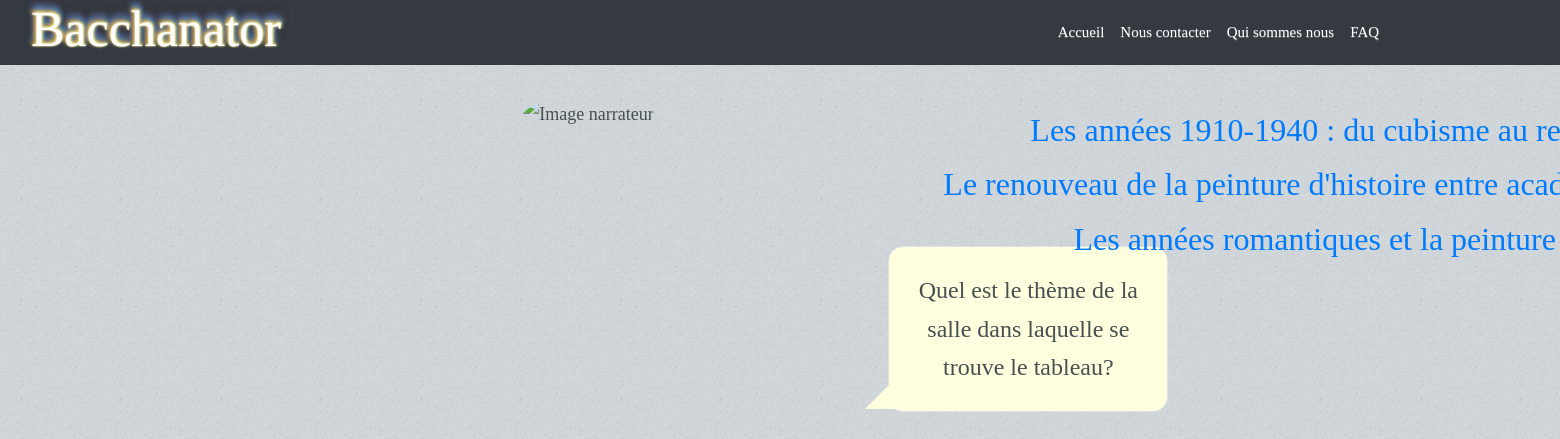
Screenshot of /jouer/ with the database file from the repository.
### blog/models.py (models this page shows, shortened)
class Question(models.Model):
    cleQuestion = models.IntegerField(primary_key = True)
    descriptionQuestion = models.CharField(max_length=200)
    inclu = models.IntegerField()
    reponses = models.ManyToManyField(Reponse, through='Associer')
    tags = models.ManyToManyField(Tag, through='Concerner')

class Associer(models.Model):
    reponse = models.ForeignKey(Reponse, on_delete=models.CASCADE)
    question = models.ForeignKey(Question, on_delete=models.CASCADE)
    tag = models.CharField(max_length=80, blank=True)
    no_tag = models.CharField(max_length=80, blank=True)

class Reponse(models.Model):
    cleReponse = models.IntegerField(primary_key=True)
    descriptionReponse = models.CharField(max_length= 200)

### blog/views.py (the view)
# urls.py: path('jouer/', views.jouer, name='play_button'),
def jouer(request):
    question = None
    associee = None
    if request.method == 'POST':
        form = AnswerForm(request.POST)
        print(form)
        if form.is_valid():
            tag = form.cleaned_data['tag']
            print( "tag = " + tag)
            no_tag = form.cleaned_data['no_tag']
            print(no_tag)
            question_asked = form.cleaned_data['question_asked']
            print("questions_asked = " + question_asked)
            question_asked = form.cleaned_data['question_asked']
            tags = request.session['tags']
            no_tags = request.session['no_tags']
            questions_asked = request.session['questions_asked']
            cletag = 0
            if tag!="":
                cletag =  Tag.objects.all().filter(tag = tag).values_list()[0][0]
                tags = tags + "," + str(cletag)
            else:
                cletag =  Tag.objects.all().filter(tag = no_tag).values_list()[0][0]
                no_tags = no_tags + "," + str(cletag)
            print(cletag)
            print("tags = " + tags)
            print(no_tags)
            print(questions_asked)
            if question_asked!="":
                questions_asked = questions_asked + "," +  question_asked
            request.session['tags'] = tags
            request.session['no_tags'] = no_tags
            request.session['questions_asked'] = questions_asked
            tags = tags.split(",")
            tags.remove('')
            no_tags = no_tags.split(",")
            no_tags.remove('')
            questions_asked = questions_asked.split(",")
            questions_asked.remove('')
            contain = Contenir.objects.all()
            concerns = Concerner.objects.all()
            print("Début for")
            print(concerns)
            for i in range(len(tags)):
                print("------------------------------------------------------")
                contain = contain.filter(image__tags = int(tags[i]))
                concerns = concerns.filter(question__tags = int(tags[i]))
                print(concerns)
            for i in range(len(no_tags)):
                contain = contain.exclude(image__tags = int(no_tags[i]))
                concerns = concerns.exclude(tag = int(no_tags[i]))
                concerns = concerns.exclude(question__inclu = int(no_tags[i]))
            print("Avant")
            for i in range(len(questions_asked)):
                concerns = concerns.exclude(question__cleQuestion = int(questions_asked[i]))
            print(contain)
            print(concerns)
            size_contain = len(contain.values('image').annotate(dcount=Count('image')) )
            print("******************************************")
            print(size_contain)
            size_concerns = concerns.count()
            if size_contain ==1:
                img = contain[0].image
                return render(request, 'blog/afficher_image.html', {'img': img})
            if size_concerns!=0:
                question = concerns[0].question
                if question.cleQuestion == question_asked and size_concerns>1:
                    question = concerns[1].question
                print(question)
                associee = Associer.objects.filter(question = question.cleQuestion)
                print(question.cleQuestion)
                print(associee)
    else:
        question = Question.objects.get(cleQuestion=1)
        associee = Associer.objects.filter(question = question)
        q = Associer.objects.filter(question = question).count()
    return render(request, 'blog/jouer.html', {'question': question, 'associee': associee})

### blog/templates/blog/jouer.html (shortened to what this page needs)
{% extends 'base.html' %} {% load static %} {% block titre %}Jouer{% endblock %} {% block question %}
<div class="container champs">
    <div class="col-sm-2"> </div>
    <div class="col-sm-8">
        <div class="row">
            <div class="col-sm-2"> </div>
            <div class="col-sm-10">
                <div class="personnage1 d-inline d-sm-inline-block ">
                    <img src="{% static 'img_site/bacchanator1.svg' %}" class="rounded-circle img" alt="Image narrateur" />
                </div>
                <div class="talk-bubble2 tri-right round border left-top" id="plus">
                    <div class="talktext">
                        <p class="p">{{ question.descriptionQuestion }}</p>
                    </div>
                </div>
                {% block reponse %}
                <div class="reponse">
                    <h2>
                        {% for a in associee %}
                        <p>
                            <a class="bouton answer" href="javascript:document.getElementById('{{ a.reponse.cleReponse }}').submit();">{{ a.reponse.descriptionReponse }} </a>
                        </p>
                        {% endfor %}
                    </h2>
                </div>
                {% endblock %}
            </div>
        </div>
    </div>
    <div class="col-sm-2"> </div>
</div>
{% endblock %}

### blog/static/css/base.css (style rules this page uses)
body { background: #D4D9DD url('images/bg03.jpg'); color: #474f51; font-size: 13.5pt; font-family: 'Yanone Kaffeesatz'; line-height: 1.85em; font-weight: 300; }
.bouton.answer { text-decoration: none; }
.talk-bubble2 { left: 520px; margin: 20px; top: 260px; display: inline-block; position: absolute; width: 280px; height: auto; background-color: lightyellow; }
.round { border-radius: 15px; -webkit-border-radius: 15px; -moz-border-radius: 15px; }
.tri-right.left-top:after { content: ' '; position: absolute; width: 0; height: 0; left: -24px; right: auto; top: 2px; bottom: auto; border: 28px solid; border-color: lightyellow transparent transparent transparent; }
#plus { top: 160px; }
#plus:after { top: auto; bottom: 2px; border-color: transparent transparent lightyellow transparent; }
.talktext { padding: 1em; text-align: center; line-height: 1.6em; font-size: x-large; }
.talktext .p { -webkit-margin-before: 0em; -webkit-margin-after: 0em; }
.personnage, .personnage1 { position: relative; top: 30px; left: 160px; }
.img { width: 380px; height: 420px; }
.reponse { width: max-content; position: absolute; text-align: center; padding-top: 10px; padding-left: 580px; }

### rows the page displays
Question: descriptionQuestion "Quel est le thème de la salle dans laquelle se trouve le tableau?"
Associer: reponse.descriptionReponse "Les années 1910-1940 : du cubisme au…"
Associer: reponse.descriptionReponse "Le renouveau de la peinture d'histoire entre…"
Associer: reponse.descriptionReponse "Les années romantiques et la peinture…"
